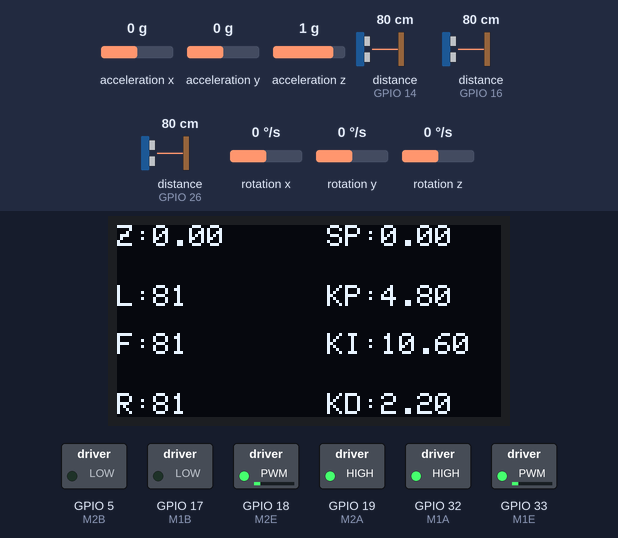
This sketch was run on a simulated ESP32. On the bench: 128×64 one-colour display, switched loads named in the sketch (green lamp = pin HIGH). Inputs (shaded band) come from the test bench; at power-on: rotation z 0 °/s, distance to the obstacle (sensors on GPIO 16, GPIO 26, GPIO 14) 80 cm, acceleration x 0 g, acceleration y 0 g, acceleration z 1 g, rotation x 0 °/s, rotation y 0 °/s. What the sketch prints to the serial monitor is not drawn.

Above: at 6.2 s.
6.3 s: rotation z set to -192 °/s
At 6.5 s:
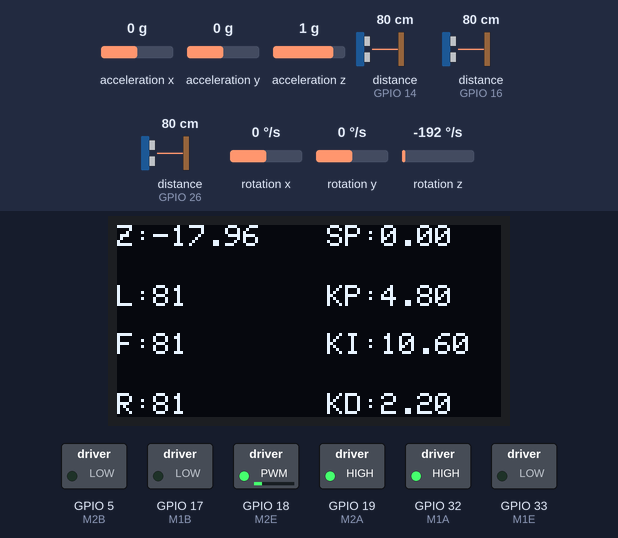
8.2 s: distance to the obstacle (sensor on GPIO 16) set to 33 cm
At 8.27 s:
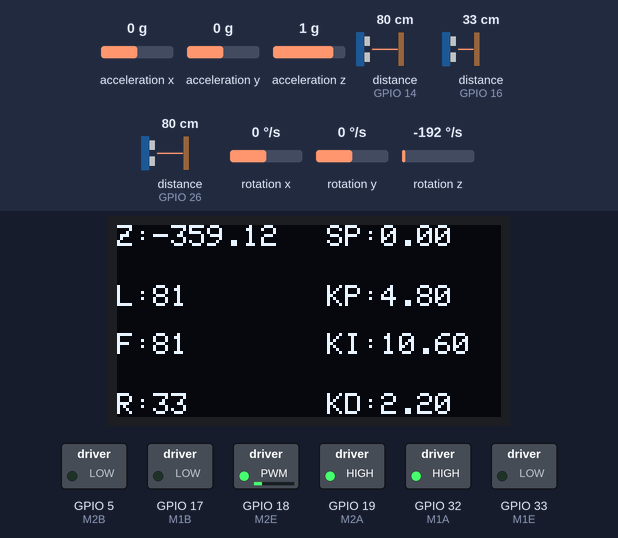
9.7 s: distance to the obstacle (sensor on GPIO 16) set to 26 cm
At 9.82 s:
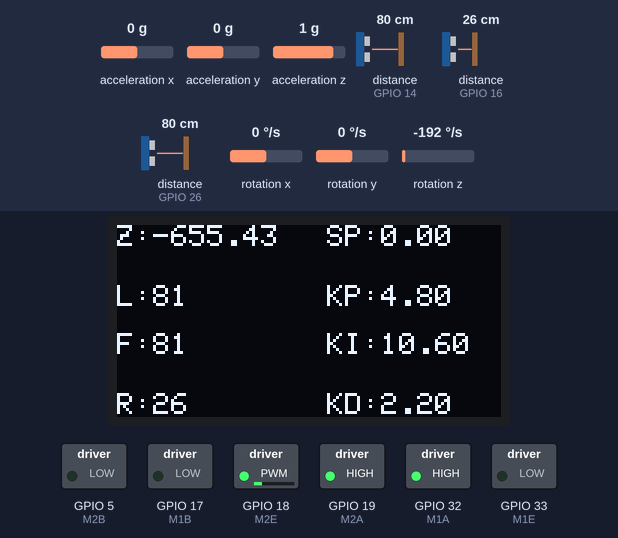
11.2 s: distance to the obstacle (sensor on GPIO 26) set to 2 cm
At 12.1 s:
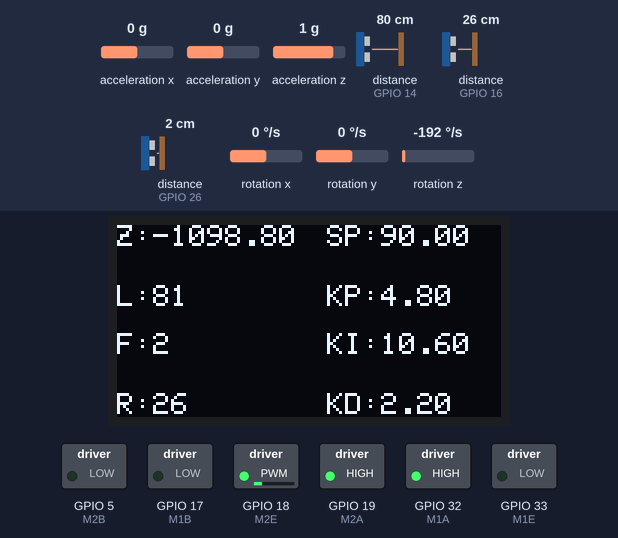
12.8 s: distance to the obstacle (sensor on GPIO 14) set to 2 cm
At 13.9 s:
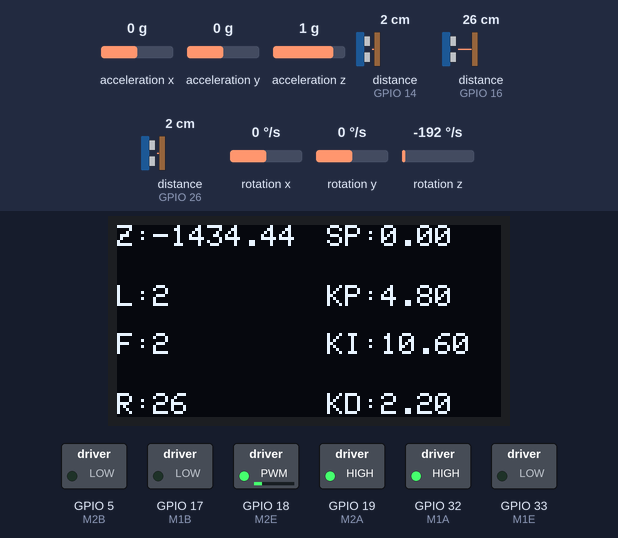
14.3 s: distance to the obstacle (sensor on GPIO 16) set to 2 cm
At 16.75 s:
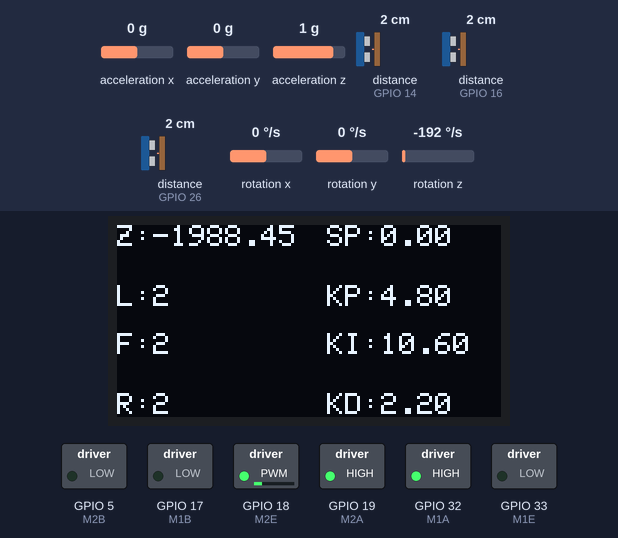
Timing chart, 0 to 16.8 s (numbered marks = the images above; inputs shaded):
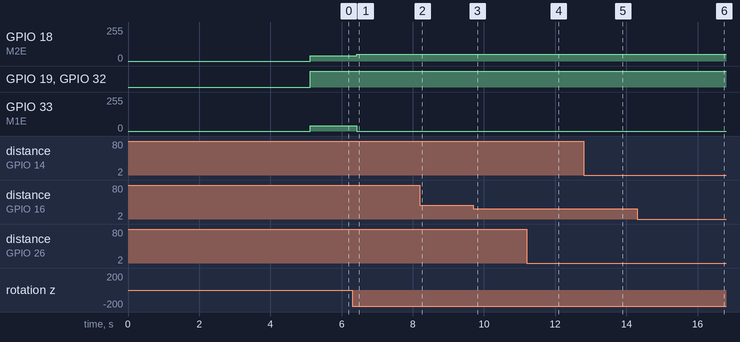

The sketch:

Mobile_Robot.ino
```cpp
//TEST GITHUB
#include <Wire.h>
#include <Adafruit_GFX.h>
#include <Adafruit_SSD1306.h>
// #include "webserver.h"
#include <MPU6050_light.h>
#include "ultrasonik.h"
// #include "motor.h"
#include "fuzzy.h"
#include "pid.h"

#define SCREEN_WIDTH 128
#define SCREEN_HEIGHT 64

MPU6050 mpu(Wire);
float yourInputKP = 4.8;
float yourInputKI = 10.6;
float yourInputKD = 2.2;
float baca_yaw;

unsigned long currentMillis;
const unsigned long interval1 = 10;
unsigned long prevMillis1 = 0;
int motorState = 0;

int resultModus = 0, previousModus = 0;
const int N_SAMPLES = 100;
int modus[N_SAMPLES];
float z, CAL, setpoint;
bool takeData = true;
// int collectDataLeft = 0, collectDataStraight = 0, collectDataRight = 0;

Adafruit_SSD1306 display(SCREEN_WIDTH, SCREEN_HEIGHT, &Wire, -1);

void setup()
{
  if (!display.begin(SSD1306_SWITCHCAPVCC, 0x3C)) {  // Address 0x3D for 128x64
    Serial.println(F("SSD1306 allocation failed"));
    for (;;)
      ;
  }
  delay(2000);

  Serial.begin(9600);
  // manual_innit();
  motor_innit();

  display.setTextSize(1);
  display.setTextColor(SSD1306_WHITE);  // Draw white text
  display.clearDisplay();

  Wire.begin();
  byte status = mpu.begin();
  Serial.print(F("MPU6050 status: "));
  Serial.println(status);
  while(status!=0){ } // stop everything if could not connect to MPU6050
  display.println(F("Calculating gyro offset, do not move MPU6050"));
  Serial.println(F("Calculating offsets, do not move MPU6050"));
  delay(2000);
  // mpu.upsideDownMounting = true;  // uncomment this line if the MPU6050 is mounted upside-down
  mpu.calcOffsets(true, true); // gyro and accelero
  //CAL OFFSET2
  z   = mpu.getAngleZ();
  CAL = 0 - z;
  setpoint = z;
  Serial.println("sp = " + String(setpoint) + "   z = " + String(z));
  Serial.println("Done!\n");

  // webserver_innit();
  // delay(2000);
  display.display();
  // Serial.println(String(i) + ". " + left + " " + front + " " + right + " = " + String(resultModus) + " ==> " + String(collectDataLeft) + "\t" + String(collectDataStraight) + "\t" + String(collectDataRight));
}

void loop()
{
  mpu.update();
  currentMillis = millis();
  if (currentMillis - prevMillis1 >= 1)
  {
    prevMillis1 = currentMillis;
    baca_yaw = mpu.getAngleZ();;
    // Serial.print(String(baca_yaw) + "   ");

    display.clearDisplay();
    //read distance ultrasonic
    // manual_ultrasonic();
    //========FUZZY========
    read_ultrasonik();
    fuzzification(Kiri, Depan, Kanan);

    for (int i = 0; i < N_SAMPLES; i++)
    {
      String defuzzification = ruleBase(left, front, right);
      modus[i] = inferFuzzy(defuzzification);
    }
    int dataSize = sizeof(modus) / sizeof(modus[0]); // Calculate the array size

    // Serial.print("Modus: ");
    // Serial.println(resultModus);

    previousModus = resultModus;
    resultModus = findMode(modus, dataSize);

    if (previousModus != resultModus)
    {
      // Mengganti keputusan
      // Serial.print("BEDA\t");
      if (takeData)
      {
        // Serial.print("UPDATE");
        if (resultModus == 90)
        {
          setpoint += 90;
          rotasi(setpoint, baca_yaw);
          // collectDataLeft += 1;
        }
        else if (resultModus == -90)
        {
          setpoint -= 90;
          rotasi(setpoint, baca_yaw);
          // collectDataRight += 1;
        }
        else
        {
          setpoint = setpoint;
          // collectDataStraight += 1;
        }
        // Serial.println(takeData);
        // gerak pid
        takeData = false;
      }
    }
    else
    {
      takeData = true;
    }

    //=========PID=========
    // read_input();  //input KP, KI, KD webserver
    // z = mpu.getAngleZ();
    pid(baca_yaw, setpoint, yourInputKP, yourInputKI, yourInputKD);


    // Serial.println(String(setpoint) + ";" + String(baca_yaw));
    // Serial.println(d_left);
    Serial.print(F("  "));
    Serial.print(Kanan);
    Serial.print(F("  "));
    Serial.println(setpoint);
    // Serial.print("  ||  Z = ");
    // Serial.println(mpu.getAngleZ());

    display.clearDisplay();
    display.setTextSize(1);
    display.setTextColor(WHITE);
    display.setCursor(0, 0);
    display.print("Z:" + String(baca_yaw));

    //OLED Ultrasonik
    display.setCursor(0, 20);
    display.print("L:" + String(Kiri));
    display.setCursor(0, 36);
    display.print("F:" + String(Depan));
    display.setCursor(0, 56);
    display.print("R:" + String(Kanan));
    //OLED MPU6050
    display.setCursor(70, 0);
    display.print("SP:" + String(setpoint));
    //PID Setting
    display.setCursor(70, 20);
    display.print("KP:" + String(yourInputKP));
    display.setCursor(70, 36);
    display.print("KI:" + String(yourInputKI));
    display.setCursor(70, 56);
    display.print("KD:" + String(yourInputKD));
    // display.print("SP:" + String(setpoint));
    display.display();
    // Serial.println(left + " " + front + " " + right + " = " + String(setpoint));

    // Serial.println(String(mpu.getAngleZ()) + "\t" + String(kalman_mpu6050));
  }
}

int findMode(int arr[], int size)
{
  int mode = arr[0]; // Initialize mode with the first element
  int maxCount = 1; // Initialize the count of the mode

  for (int i = 0; i < size; i++) {
    int currentNumber = arr[i];
    int currentCount = 0;

    for (int j = 0; j < size; j++) {
      if (arr[j] == currentNumber) {
        currentCount++;
      }
    }

    if (currentCount > maxCount) {
      mode = currentNumber;
      maxCount = currentCount;
    }
  }

  return mode;
}

void rotasi(float setSudut, float bacaZ)
{
  float errorRotasi = setSudut - bacaZ;
  // Serial.print(String(errorRotasi) + "\t");
  // if (pwm > 0)
  // {
  //   Serial.println("slow down!");
  //   for (int i = pwm; i >= 0; i--)
  //   {
  //     if (currentMillis - prevMillis3 >= interval3)
  //     {
  //       prevMillis3 = currentMillis;
  //       Serial.println("pwm decrease");
  //       digitalWrite(M1A, HIGH);
  //       digitalWrite(M1B, LOW);
  //       digitalWrite(M2A, HIGH);
  //       digitalWrite(M2B, LOW);
  //       analogWrite(M1E, i);
  //       analogWrite(M2E, i);
  //     }
  //   }
  // }
  stop();
  // delay(1000);
  if (error > 0)
  {
    putar_kiri();
  }
  if (error < 0)
  {
    putar_kanan();
  }
}
```

fuzzy.h
```cpp
String sudut;
String jauh, sedang, dekat;
float fuzzy_kiri_jauh, fuzzy_kiri_sedang, fuzzy_kiri_dekat;
float fuzzy_depan_jauh, fuzzy_depan_sedang, fuzzy_depan_dekat;
float fuzzy_kanan_jauh, fuzzy_kanan_sedang, fuzzy_kanan_dekat;
String left, front, right;
String previousDefuzzification;

//----------------------kiri----------------------
void kiri_jauh(int ultrasonikKiri)
{
  if (ultrasonikKiri < 20)
  {
    fuzzy_kiri_jauh = 0;
  }
  if (ultrasonikKiri >= 20 && ultrasonikKiri <= 30)
  {
    fuzzy_kiri_jauh = ((ultrasonikKiri - 20.0) / (30 - 20.0));
  }
  if (ultrasonikKiri > 30)
  {
    fuzzy_kiri_jauh = 1;
  }
}

void kiri_sedang(int ultrasonikKiri)
{
  if (ultrasonikKiri <= 10 || ultrasonikKiri > 30)
  {
    fuzzy_kiri_sedang = 0;
  }
  if (ultrasonikKiri >= 10 && ultrasonikKiri <= 20)
  {
    fuzzy_kiri_sedang = ((ultrasonikKiri - 10.0) / (20.0 - 10.0));
  }
  if (ultrasonikKiri >= 20 && ultrasonikKiri <= 30)
  {
    fuzzy_kiri_sedang = ((30.0 - ultrasonikKiri) / (30.0 - 20.0));
  }
}

void kiri_dekat(int ultrasonikKiri)
{
  if (ultrasonikKiri < 10)
  {
    fuzzy_kiri_dekat = 1;
  }
  if (ultrasonikKiri >= 10 && ultrasonikKiri <= 20)
  {
    fuzzy_kiri_dekat = ((20.0 - ultrasonikKiri) / (20.0 - 10.0));
  }
  if (ultrasonikKiri > 20)
  {
    fuzzy_kiri_dekat = 0;
  }
}

//----------------------depan----------------------
void depan_jauh(int ultrasonikDepan)
{
  if (ultrasonikDepan < 20)
  {
    fuzzy_depan_jauh = 0;
  }
  if (ultrasonikDepan >= 20 && ultrasonikDepan <= 30)
  {
    fuzzy_depan_jauh = ((ultrasonikDepan - 20.0) / (30 - 20.0));
  }
  if (ultrasonikDepan > 30)
  {
    fuzzy_depan_jauh = 1;
  }
}

void depan_sedang(int ultrasonikDepan)
{
  if (ultrasonikDepan <= 10 || ultrasonikDepan > 30)
  {
    fuzzy_depan_sedang = 0;
  }
  if (ultrasonikDepan >= 10 && ultrasonikDepan <= 20)
  {
    fuzzy_depan_sedang = ((ultrasonikDepan - 10.0) / (20.0 - 10.0));
  }
  if (ultrasonikDepan >= 20 && ultrasonikDepan <= 30)
  {
    fuzzy_depan_sedang = ((30.0 - ultrasonikDepan) / (30.0 - 20.0));
  }
}

void depan_dekat(int ultrasonikDepan)
{
  if (ultrasonikDepan < 10)
  {
    fuzzy_depan_dekat = 1;
  }
  if (ultrasonikDepan >= 10 && ultrasonikDepan <= 20)
  {
    // fuzzy_depan_dekat = ((20.0 - ultrasonikDepan) / (20.0 - 10.0));
    fuzzy_depan_dekat = 0;
  }
  if (ultrasonikDepan > 20)
  {
    fuzzy_depan_dekat = 0;
  }
}

//----------------------kanan----------------------
void kanan_jauh(int ultrasonikKanan)
{
  //jauh
  if (ultrasonikKanan < 20)
  {
    fuzzy_kanan_jauh = 0;
  }
  if (ultrasonikKanan >= 20 && ultrasonikKanan <= 30)
  {
    fuzzy_kanan_jauh = ((ultrasonikKanan - 20.0) / (30.0 - 20.0));
  }
  if (ultrasonikKanan > 30)
  {
    fuzzy_kanan_jauh = 1;
  }
}

void kanan_sedang(int ultrasonikKanan)
{
  //sedang
  if (ultrasonikKanan <= 10 || ultrasonikKanan > 30)
  {
    fuzzy_kanan_sedang = 0;
  }
  if (ultrasonikKanan >= 10 && ultrasonikKanan <= 20)
  {
    fuzzy_kanan_sedang = ((ultrasonikKanan - 10.0) / (20.0 - 10.0));
  }
  if (ultrasonikKanan >= 20 && ultrasonikKanan <= 30)
  {
    fuzzy_kanan_sedang = ((30.0 - ultrasonikKanan) / (30.0 - 20.0));
  }
}

void kanan_dekat(int ultrasonikKanan)
{
  //dekat
  if (ultrasonikKanan < 10)
  {
    fuzzy_kanan_dekat = 1;
  }
  if (ultrasonikKanan >= 10 && ultrasonikKanan <= 20)
  {
    fuzzy_kanan_dekat = ((20.0 - ultrasonikKanan) / (20.0 - 10.0));
  }
  if (ultrasonikKanan > 20)
  {
    fuzzy_kanan_dekat = 0;
  }
}

String DekatSedangJauh(float a, float b, float c)
{
  float max = a;
  String data = "dekat";
  if (a > b && a > c)
  {
    data = "dekat";
  }
  else if (b > max)
  {
    data = "sedang";
  }
  else if (c > b)
  {
    data = "jauh";
  }
  else
  {
    data = "jauh";
  }
  return data;
}

void fuzzification(int ultrasonikKiri, int ultrasonikDepan, int ultrasonikKanan)
{
  kiri_jauh   (ultrasonikKiri);
  kiri_sedang (ultrasonikKiri);
  kiri_dekat  (ultrasonikKiri);
  depan_dekat (ultrasonikDepan);
  depan_sedang(ultrasonikDepan);
  depan_jauh  (ultrasonikDepan);
  kanan_dekat (ultrasonikKanan);
  kanan_sedang(ultrasonikKanan);
  kanan_jauh  (ultrasonikKanan);

  left  = DekatSedangJauh(fuzzy_kiri_dekat,  fuzzy_kiri_sedang,  fuzzy_kiri_jauh);
  front = DekatSedangJauh(fuzzy_depan_dekat, fuzzy_depan_sedang, fuzzy_depan_jauh);
  right = DekatSedangJauh(fuzzy_kanan_dekat, fuzzy_kanan_sedang, fuzzy_kanan_jauh);
  // Serial.println("Left : " + left + "  front : " + front + "  right : " + right);
  // Serial.print(String(fuzzy_depan_dekat) + "  " + String(fuzzy_depan_sedang) + "  " + String(fuzzy_depan_jauh) + " " + String(front));
  Serial.print(String(fuzzy_kanan_jauh) + "  " + String(fuzzy_kanan_sedang) + "  " + String(fuzzy_kanan_dekat) + " " + String(right));
}

String ruleBase(String left, String front, String right)
{
  if (left == "dekat"  && front == "dekat"  && right == "dekat")  {sudut = "turnRight";  return sudut;}
  if (left == "dekat"  && front == "dekat"  && right == "sedang") {sudut = "turnRight";  return sudut;}
  if (left == "dekat"  && front == "dekat"  && right == "jauh")   {sudut = "turnRight";  return sudut;}
  if (left == "dekat"  && front == "sedang" && right == "dekat")  {sudut = "straight";   return sudut;}
  if (left == "dekat"  && front == "sedang" && right == "sedang") {sudut = "straight";   return sudut;}
  if (left == "dekat"  && front == "sedang" && right == "jauh")   {sudut = "straight";   return sudut;}
  if (left == "dekat"  && front == "jauh"   && right == "dekat")  {sudut = "straight";   return sudut;}
  if (left == "dekat"  && front == "jauh"   && right == "sedang") {sudut = "straight";   return sudut;}
  if (left == "dekat"  && front == "jauh"   && right == "jauh")   {sudut = "straight";   return sudut;}

  if (left == "sedang" && front == "dekat"  && right == "dekat")  {sudut = "turnLeft";   return sudut;}
  if (left == "sedang" && front == "dekat"  && right == "sedang") {sudut = "turnRight";  return sudut;}
  if (left == "sedang" && front == "dekat"  && right == "jauh")   {sudut = "turnRight";  return sudut;}
  if (left == "sedang" && front == "sedang" && right == "dekat")  {sudut = "straight";   return sudut;}
  if (left == "sedang" && front == "sedang" && right == "sedang") {sudut = "straight";   return sudut;}
  if (left == "sedang" && front == "sedang" && right == "jauh")   {sudut = "straight";   return sudut;}
  if (left == "sedang" && front == "jauh"   && right == "dekat")  {sudut = "straight";   return sudut;}
  if (left == "sedang" && front == "jauh"   && right == "sedang") {sudut = "straight";   return sudut;}
  if (left == "sedang" && front == "jauh"   && right == "jauh")   {sudut = "straight";   return sudut;}

  if (left == "jauh" && front == "dekat"  && right == "dekat")    {sudut = "turnLeft";   return sudut;}
  if (left == "jauh" && front == "dekat"  && right == "sedang")   {sudut = "turnLeft";   return sudut;}
  if (left == "jauh" && front == "dekat"  && right == "jauh")     {sudut = "turnRight";  return sudut;}
  if (left == "jauh" && front == "sedang" && right == "dekat")    {sudut = "straight";   return sudut;}
  if (left == "jauh" && front == "sedang" && right == "sedang")   {sudut = "straight";   return sudut;}
  if (left == "jauh" && front == "sedang" && right == "jauh")     {sudut = "straight";   return sudut;}
  if (left == "jauh" && front == "jauh"   && right == "dekat")    {sudut = "straight";   return sudut;}
  if (left == "jauh" && front == "jauh"   && right == "sedang")   {sudut = "straight";   return sudut;}
  if (left == "jauh" && front == "jauh"   && right == "jauh")     {sudut = "straight";   return sudut;}
}

int inferFuzzy(String defuzzification){
  if (defuzzification == "turnLeft"){
    return 90;
  }
  if (defuzzification == "turnRight"){
    return -90;
  }
  if (defuzzification == "straight"){
    return 0;
  }
}
```

pid.h
```cpp
#define M1E 33
#define M1A 32
#define M1B 17
#define M2E 18
#define M2A 19
#define M2B 5

int pwmA;
int pwmB;
int pwmKa;
int pwmKi;
int Upper = 50;
int Lower = 0;
int basePWM = 40;
int pwm = 20;

float error, integralE, derivativeE, lastError;
float PID, dt;
unsigned long now, prevTime;

void motor_innit()
{
  pinMode(M1A, OUTPUT);
  pinMode(M1B, OUTPUT);
  pinMode(M1E, OUTPUT);
  pinMode(M2A, OUTPUT);
  pinMode(M2B, OUTPUT);
  pinMode(M2E, OUTPUT);
}

void pid(float yaw, float sp, int kp, int ki, int kd)
{
  digitalWrite(M1A, HIGH);
  digitalWrite(M1B, LOW);
  digitalWrite(M2A, HIGH);
  digitalWrite(M2B, LOW);

  now = millis();
  dt  = (now - prevTime) / 1000;
  error = sp - yaw;
  integralE = (integralE + error) * dt;
  derivativeE = (error - lastError);
  prevTime  = now;
  lastError = error;

  float P = kp * error;
  float I = ki * integralE;
  float D = kd * derivativeE;

  PID = P + I + D;

  pwmA = basePWM - PID;
  if (pwmA > Upper) {pwmA = Upper;}
  if (pwmA < Lower) {pwmA = Lower;}
  pwmKa = pwmA;

  pwmB = basePWM + PID;
  if (pwmB > Upper) {pwmB = Upper;}
  if (pwmB < Lower) {pwmB = Lower;}
  pwmKi = pwmB;

  analogWrite(M1E, pwmKa);
  analogWrite(M2E, pwmKi);
  // Serial.println(String(error) + "\t" + String(P) + "\t" + String(I) + "\t" + String(D) + "\t" + String(dt) + "\t" + String(PID) + "\t" + String(pwmKi) + "\t" + String(pwmKa));
}

void maju()
{
    digitalWrite(M1A, HIGH);
    digitalWrite(M1B, LOW);
    analogWrite(M1E, pwm);
    digitalWrite(M2A, HIGH);
    digitalWrite(M2B, LOW);
    analogWrite(M2E, pwm);
}

void mundur()
{
    digitalWrite(M1A, LOW);
    digitalWrite(M1B, HIGH);
    analogWrite(M1E, pwm);
    digitalWrite(M2A, LOW);
    digitalWrite(M2B, HIGH);
    analogWrite(M2E, pwm);
}

void putar_kanan()
{
    digitalWrite(M1A, HIGH);
    digitalWrite(M1B, LOW);
    analogWrite(M1E, 25);
    digitalWrite(M2A, LOW);
    digitalWrite(M2B, HIGH);
    analogWrite(M2E, 20);
}

void putar_kiri()
{
    digitalWrite(M1A, LOW);
    digitalWrite(M1B, HIGH);
    analogWrite(M1E, 25);
    digitalWrite(M2A, HIGH);
    digitalWrite(M2B, LOW);
    analogWrite(M2E, 20);
}

void stop()
{
    digitalWrite(M1A, LOW);
    digitalWrite(M1B, LOW);
    analogWrite(M1E, 0);
    digitalWrite(M2A, LOW);
    digitalWrite(M2B, LOW);
    analogWrite(M2E, 0);
}
```

Source omitted: ultrasonik.h (2868 bytes)

Measured:
- after the input at 6.3 s, GPIO 18 (M2E): 40/255 → 50/255 after 0.13 s; GPIO 33 (M1E): 40/255 → 0/255 after 0.13 s; the display: changes after 0.16 s (image 1)
